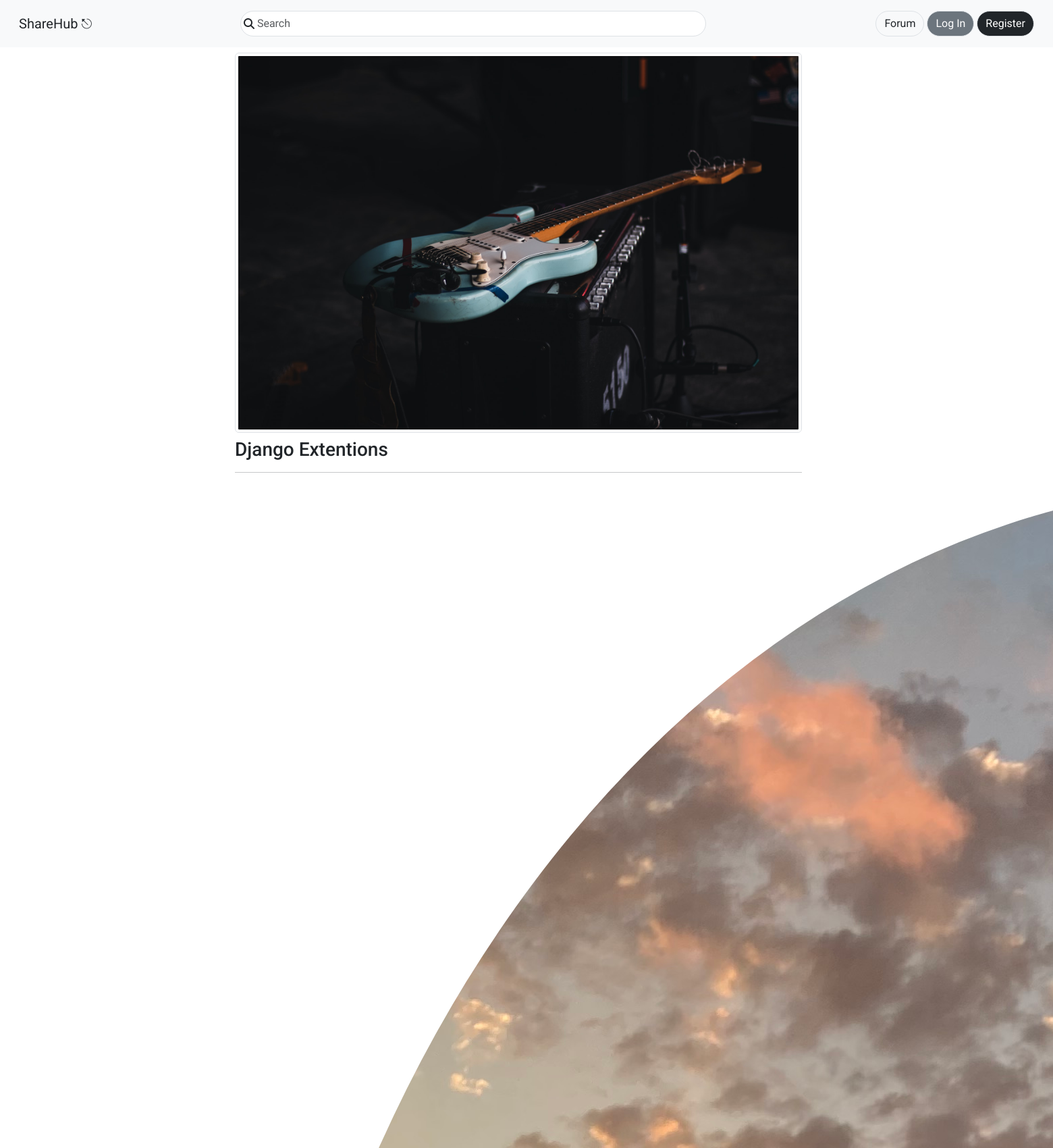
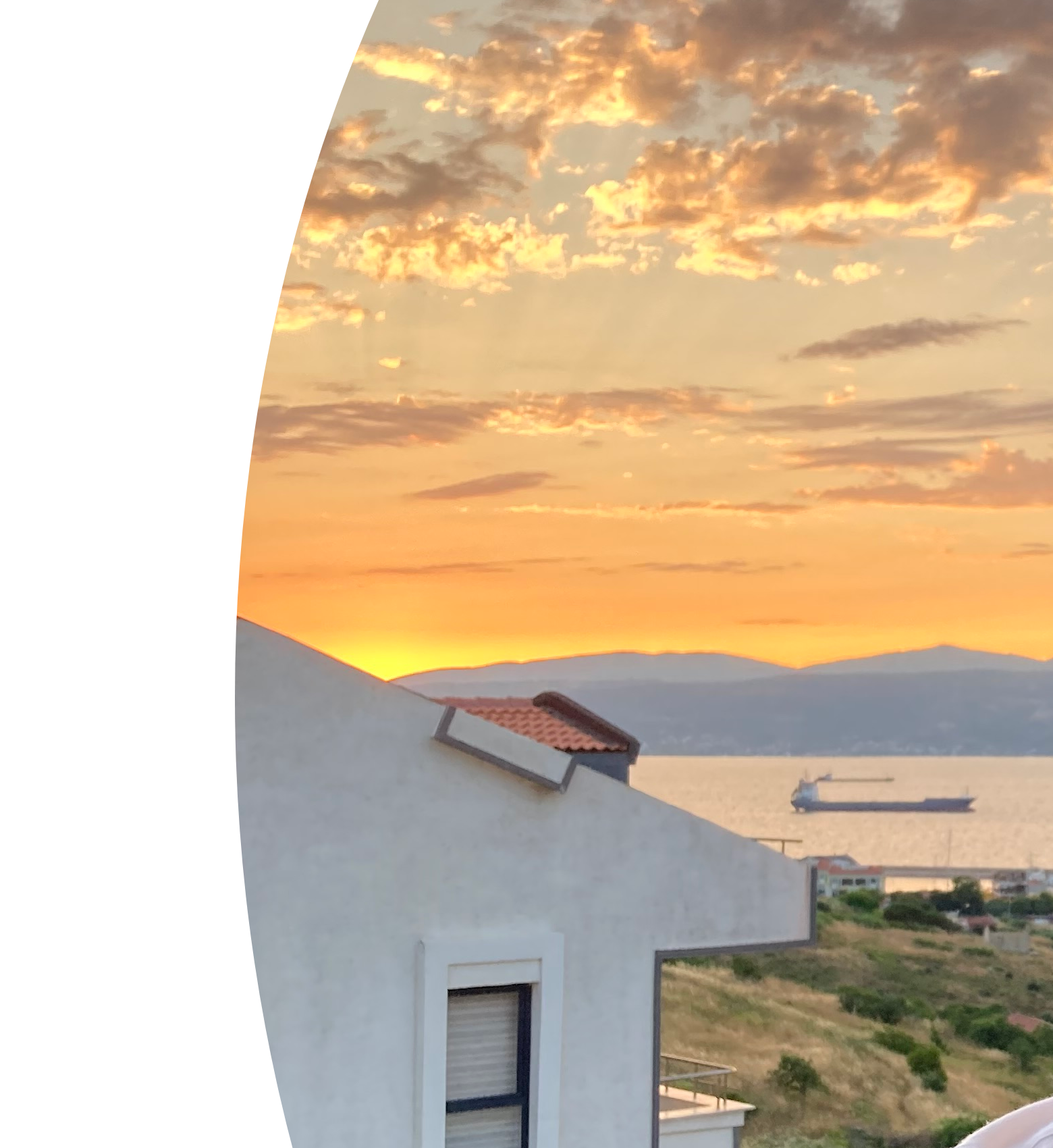
Screenshot of /read/gokhanbyk/django-extentions (upper part) with the database file from the repository (2 pictures, top to bottom).
### blog/models.py (models this page shows, shortened)
class CommonModel(models.Model):
    title = models.CharField(max_length=200)
    slug = AutoSlugField(populate_from = 'title', unique=True)
    is_active = models.BooleanField(default=False)
    created_at = models.DateTimeField(auto_now_add=True)
    updated_ad = models.DateTimeField(auto_now=True)
    class Meta:
        abstract = True
        ordering = ('title', )

class BlogPost(CommonModel):
    user = models.ForeignKey(User, on_delete=models.CASCADE)
    category = models.ForeignKey(Category, on_delete=models.SET_NULL, null=True)
    tag = models.ManyToManyField(Tag)
    cover_image = models.ImageField(upload_to="post")
    content = tinymce_models.HTMLField(blank=True, null=True)
    view_count = models.PositiveBigIntegerField(default=0)
    class Meta:
        ordering = ('-created_at', )

### user/models.py (models this page shows, shortened)
class Profile(models.Model):
    user = models.OneToOneField(User, on_delete=models.CASCADE)
    avatar = models.ImageField(upload_to='avatar')
    instagram = models.CharField(max_length=200)
    info = tinymce_models.HTMLField(blank=True, null=True)
    slug = models.SlugField(max_length=200)
    def get_absolute_url(self):
        return reverse(
            'read:all_posts_view',
            kwargs= {
                "user_slug": self.slug,
            }
        )

### read/views.py (the view, shortened to what this page needs)
# urls.py: path('<slug:user_slug>/<slug:post_slug>', post_detail_view, name='post_detail_view'),
def post_detail_view(request, user_slug, post_slug):
    post = get_object_or_404(BlogPost, slug = post_slug, is_active=True)
    post.view_count += 1
    post.save()
    comment_form = CommentForm()
    if request.user.is_authenticated:
        if request.method == 'POST':
            comment_form = CommentForm(request.POST or None)
            if comment_form.is_valid():
                comment = comment_form.save(commit=False)
                comment.user = request.user
                comment.post = post
                comment.save()
                comment_form = CommentForm()
    else:
        pass
    context = dict(
        post = post,
        comment_form = comment_form,
    )
    return render(request, 'read/post_detail.html', context)

### blog/forms.py
class CommentForm(forms.ModelForm):
    class Meta:
        model = Comment
        fields = ['content']
    def __init__(self,*args, **kwargs):
        super().__init__(*args, **kwargs)
        self.fields['content'].widget = widgets.TextInput(attrs={'class': 'form-control', 'placeholder': 'Comment...'})

### blog/models.py (called while the page is built)
    def __str__(self):
        return self.title

    def get_absolute_url(self):
        return reverse(
            'blog:tag_view',
            kwargs={
                'tag_slug': self.slug
            }
        )

### read/templates/read/post_detail.html (shortened to what this page needs)
{% extends "core/base.html" %}
{% block content %}
<div class="container mt-2">
    <div class="row">
           {% include "components/post_article.html" %}
    </div>
</div>
{% endblock content %}

### read/templates/components/post_article.html (shortened to what this page needs)
{% load thumbnail %}
{% load static %}
<article class="row mb-3">
    <div class="col-sm-8 offset-sm-2">
        <img src="{{ post.cover_image|thumbnail_url:'page' }}" alt="" class="w-100 img-thumbnail">
    </div>
    <div class="col-sm-8 offset-sm-2">
        <h3 class="mt-2 MB-1">{{ post.title }}</h3>
        <hr>
        <div class="d-flex justify-content-between">
            <a href="{{ post.user.profile.get_absolute_url }}" class="text-decoration-none text-muted">
            {% if post.user.profile.avatar|thumbnail_url:'avatar' %}
            <img src="{{ post.user.profile.avatar|thumbnail_url:'avatar' }}" class="rounded-circle" alt="">
            {% else %}
            <img src="{% static "./img/default_user.jpeg" %}" class="rounded-circle" alt="" width="32" height="32">
            {% endif %}
            </a>
        </div>
    </div>
</article>

### static_files/css/style.css (style rules this page uses)
* { font-family: 'Roboto', sans-serif; }

### rows the page displays
BlogPost: cover_image|thumbnail_url (picture), title "Django Extentions", user.profile.avatar|thumbnail_url (picture)
